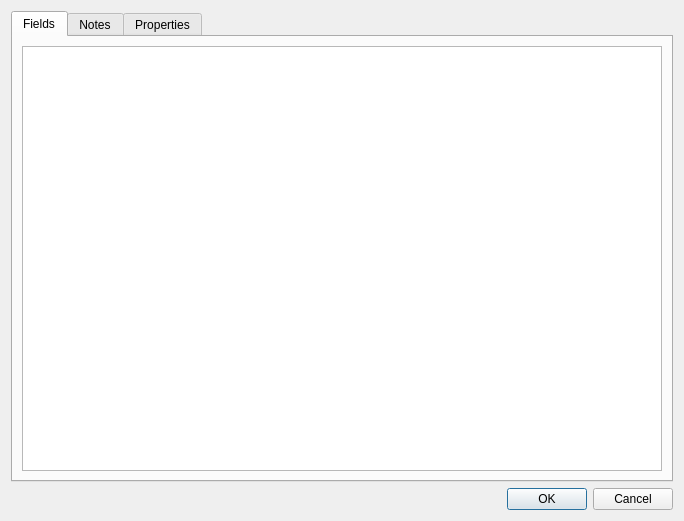
<?xml version="1.0" encoding="UTF-8"?>
<ui version="4.0">
 <class>CardEditDialog</class>
 <widget class="QDialog" name="CardEditDialog">
  <property name="geometry">
   <rect>
    <x>0</x>
    <y>0</y>
    <width>684</width>
    <height>521</height>
   </rect>
  </property>
  <property name="windowTitle">
   <string>Dialog</string>
  </property>
  <property name="modal">
   <bool>true</bool>
  </property>
  <layout class="QGridLayout" name="gridLayout_5">
   <item row="0" column="0">
    <layout class="QVBoxLayout" name="verticalLayout_2">
     <item>
      <widget class="QTabWidget" name="tabWidget">
       <property name="currentIndex">
        <number>0</number>
       </property>
       <widget class="QWidget" name="fieldsTab">
        <attribute name="title">
         <string>Fields</string>
        </attribute>
        <layout class="QGridLayout" name="gridLayout_3">
         <item row="0" column="0">
          <widget class="QTableView" name="fieldsTable">
           <property name="contextMenuPolicy">
            <enum>Qt::CustomContextMenu</enum>
           </property>
           <property name="selectionMode">
            <enum>QAbstractItemView::SingleSelection</enum>
           </property>
           <property name="selectionBehavior">
            <enum>QAbstractItemView::SelectRows</enum>
           </property>
          </widget>
         </item>
        </layout>
       </widget>
       <widget class="QWidget" name="notesTab">
        <attribute name="title">
         <string>Notes</string>
        </attribute>
        <layout class="QGridLayout" name="gridLayout_4">
         <item row="0" column="0">
          <widget class="QPlainTextEdit" name="notesEditor"/>
         </item>
        </layout>
       </widget>
       <widget class="QWidget" name="propertiesTab">
        <attribute name="title">
         <string>Properties</string>
        </attribute>
        <layout class="QGridLayout" name="gridLayout_2">
         <item row="0" column="0">
          <layout class="QGridLayout" name="gridLayout">
           <item row="0" column="0">
            <widget class="QLabel" name="label">
             <property name="text">
              <string>Title:</string>
             </property>
            </widget>
           </item>
           <item row="0" column="1">
            <widget class="QLineEdit" name="nameEditor"/>
           </item>
           <item row="1" column="0">
            <widget class="QLabel" name="pictureLabel">
             <property name="text">
              <string>Picture:</string>
             </property>
            </widget>
           </item>
           <item row="1" column="1">
            <layout class="QHBoxLayout" name="horizontalLayout">
             <item>
              <widget class="QComboBox" name="pictureComboBox">
               <property name="iconSize">
                <size>
                 <width>24</width>
                 <height>24</height>
                </size>
               </property>
              </widget>
             </item>
             <item>
              <spacer name="horizontalSpacer_2">
               <property name="orientation">
                <enum>Qt::Horizontal</enum>
               </property>
               <property name="sizeHint" stdset="0">
                <size>
                 <width>40</width>
                 <height>20</height>
                </size>
               </property>
              </spacer>
             </item>
            </layout>
           </item>
          </layout>
         </item>
         <item row="1" column="0">
          <spacer name="verticalSpacer">
           <property name="orientation">
            <enum>Qt::Vertical</enum>
           </property>
           <property name="sizeHint" stdset="0">
            <size>
             <width>20</width>
             <height>331</height>
            </size>
           </property>
          </spacer>
         </item>
        </layout>
       </widget>
      </widget>
     </item>
     <item>
      <widget class="QDialogButtonBox" name="buttonBox">
       <property name="orientation">
        <enum>Qt::Horizontal</enum>
       </property>
       <property name="standardButtons">
        <set>QDialogButtonBox::Cancel|QDialogButtonBox::Ok</set>
       </property>
      </widget>
     </item>
    </layout>
   </item>
  </layout>
 </widget>
 <resources/>
 <connections>
  <connection>
   <sender>buttonBox</sender>
   <signal>accepted()</signal>
   <receiver>CardEditDialog</receiver>
   <slot>accept()</slot>
   <hints>
    <hint type="sourcelabel">
     <x>248</x>
     <y>254</y>
    </hint>
    <hint type="destinationlabel">
     <x>157</x>
     <y>274</y>
    </hint>
   </hints>
  </connection>
  <connection>
   <sender>buttonBox</sender>
   <signal>rejected()</signal>
   <receiver>CardEditDialog</receiver>
   <slot>reject()</slot>
   <hints>
    <hint type="sourcelabel">
     <x>316</x>
     <y>260</y>
    </hint>
    <hint type="destinationlabel">
     <x>286</x>
     <y>274</y>
    </hint>
   </hints>
  </connection>
 </connections>
</ui>
